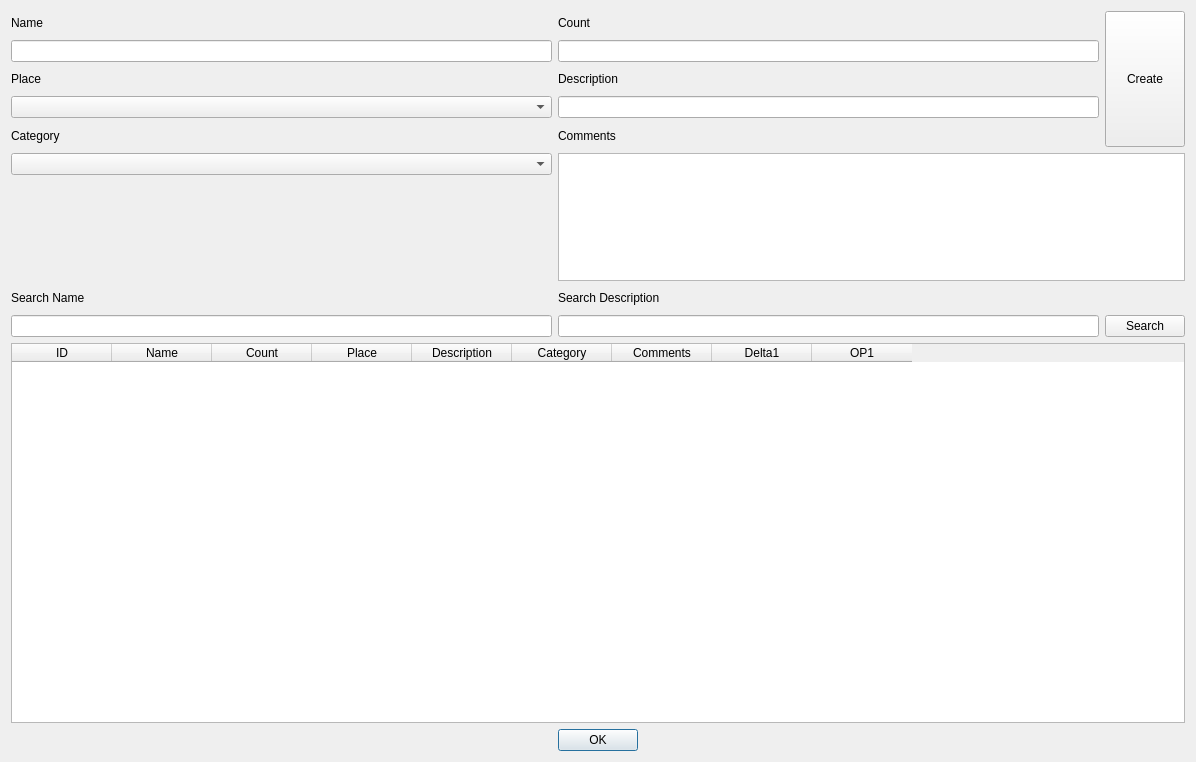
<?xml version="1.0" encoding="UTF-8"?>
<ui version="4.0">
 <class>Dialog</class>
 <widget class="QDialog" name="Dialog">
  <property name="geometry">
   <rect>
    <x>0</x>
    <y>0</y>
    <width>1196</width>
    <height>762</height>
   </rect>
  </property>
  <property name="windowTitle">
   <string>Dialog</string>
  </property>
  <layout class="QGridLayout" name="gridLayout">
   <item row="1" column="0">
    <widget class="QDialogButtonBox" name="buttonBox">
     <property name="orientation">
      <enum>Qt::Horizontal</enum>
     </property>
     <property name="standardButtons">
      <set>QDialogButtonBox::Ok</set>
     </property>
     <property name="centerButtons">
      <bool>true</bool>
     </property>
    </widget>
   </item>
   <item row="0" column="0">
    <layout class="QGridLayout" name="gridLayout_2">
     <item row="2" column="2">
      <widget class="QLabel" name="label_4">
       <property name="text">
        <string>Description</string>
       </property>
      </widget>
     </item>
     <item row="4" column="1">
      <widget class="QLabel" name="label_5">
       <property name="text">
        <string>Category</string>
       </property>
      </widget>
     </item>
     <item row="5" column="1">
      <widget class="QComboBox" name="partCategory"/>
     </item>
     <item row="0" column="2">
      <widget class="QLabel" name="label_2">
       <property name="text">
        <string>Count</string>
       </property>
      </widget>
     </item>
     <item row="9" column="1" rowspan="2" colspan="3">
      <widget class="QTableWidget" name="partsTable">
       <property name="minimumSize">
        <size>
         <width>0</width>
         <height>380</height>
        </size>
       </property>
       <column>
        <property name="text">
         <string>ID</string>
        </property>
       </column>
       <column>
        <property name="text">
         <string>Name</string>
        </property>
       </column>
       <column>
        <property name="text">
         <string>Count</string>
        </property>
       </column>
       <column>
        <property name="text">
         <string>Place</string>
        </property>
       </column>
       <column>
        <property name="text">
         <string>Description</string>
        </property>
       </column>
       <column>
        <property name="text">
         <string>Category</string>
        </property>
       </column>
       <column>
        <property name="text">
         <string>Comments</string>
        </property>
       </column>
       <column>
        <property name="text">
         <string>Delta1</string>
        </property>
       </column>
       <column>
        <property name="text">
         <string>OP1</string>
        </property>
       </column>
      </widget>
     </item>
     <item row="0" column="3" rowspan="5">
      <widget class="QPushButton" name="createButton">
       <property name="sizePolicy">
        <sizepolicy hsizetype="Minimum" vsizetype="Minimum">
         <horstretch>0</horstretch>
         <verstretch>0</verstretch>
        </sizepolicy>
       </property>
       <property name="text">
        <string>Create</string>
       </property>
      </widget>
     </item>
     <item row="6" column="1">
      <spacer name="verticalSpacer">
       <property name="orientation">
        <enum>Qt::Vertical</enum>
       </property>
       <property name="sizeType">
        <enum>QSizePolicy::Fixed</enum>
       </property>
       <property name="sizeHint" stdset="0">
        <size>
         <width>20</width>
         <height>100</height>
        </size>
       </property>
      </spacer>
     </item>
     <item row="0" column="1">
      <widget class="QLabel" name="label">
       <property name="text">
        <string>Name</string>
       </property>
      </widget>
     </item>
     <item row="3" column="2">
      <widget class="QLineEdit" name="partDesc"/>
     </item>
     <item row="3" column="1">
      <widget class="QComboBox" name="partPlace"/>
     </item>
     <item row="1" column="1">
      <widget class="QLineEdit" name="partName"/>
     </item>
     <item row="1" column="2">
      <widget class="QLineEdit" name="partCount"/>
     </item>
     <item row="5" column="2" rowspan="2" colspan="2">
      <widget class="QPlainTextEdit" name="partComments">
       <property name="sizePolicy">
        <sizepolicy hsizetype="Expanding" vsizetype="Expanding">
         <horstretch>0</horstretch>
         <verstretch>0</verstretch>
        </sizepolicy>
       </property>
       <property name="maximumSize">
        <size>
         <width>16777215</width>
         <height>16777215</height>
        </size>
       </property>
      </widget>
     </item>
     <item row="2" column="1">
      <widget class="QLabel" name="label_3">
       <property name="text">
        <string>Place</string>
       </property>
      </widget>
     </item>
     <item row="8" column="1">
      <widget class="QLineEdit" name="searchName"/>
     </item>
     <item row="4" column="2">
      <widget class="QLabel" name="label_6">
       <property name="text">
        <string>Comments</string>
       </property>
      </widget>
     </item>
     <item row="7" column="1">
      <widget class="QLabel" name="label_7">
       <property name="text">
        <string>Search Name</string>
       </property>
      </widget>
     </item>
     <item row="7" column="2">
      <widget class="QLabel" name="label_8">
       <property name="text">
        <string>Search Description</string>
       </property>
      </widget>
     </item>
     <item row="8" column="2">
      <widget class="QLineEdit" name="searchDesc"/>
     </item>
     <item row="8" column="3">
      <widget class="QPushButton" name="pushButton">
       <property name="text">
        <string>Search</string>
       </property>
      </widget>
     </item>
    </layout>
   </item>
  </layout>
 </widget>
 <resources/>
 <connections>
  <connection>
   <sender>buttonBox</sender>
   <signal>accepted()</signal>
   <receiver>Dialog</receiver>
   <slot>accept()</slot>
   <hints>
    <hint type="sourcelabel">
     <x>248</x>
     <y>254</y>
    </hint>
    <hint type="destinationlabel">
     <x>157</x>
     <y>274</y>
    </hint>
   </hints>
  </connection>
  <connection>
   <sender>buttonBox</sender>
   <signal>rejected()</signal>
   <receiver>Dialog</receiver>
   <slot>reject()</slot>
   <hints>
    <hint type="sourcelabel">
     <x>316</x>
     <y>260</y>
    </hint>
    <hint type="destinationlabel">
     <x>286</x>
     <y>274</y>
    </hint>
   </hints>
  </connection>
 </connections>
</ui>
